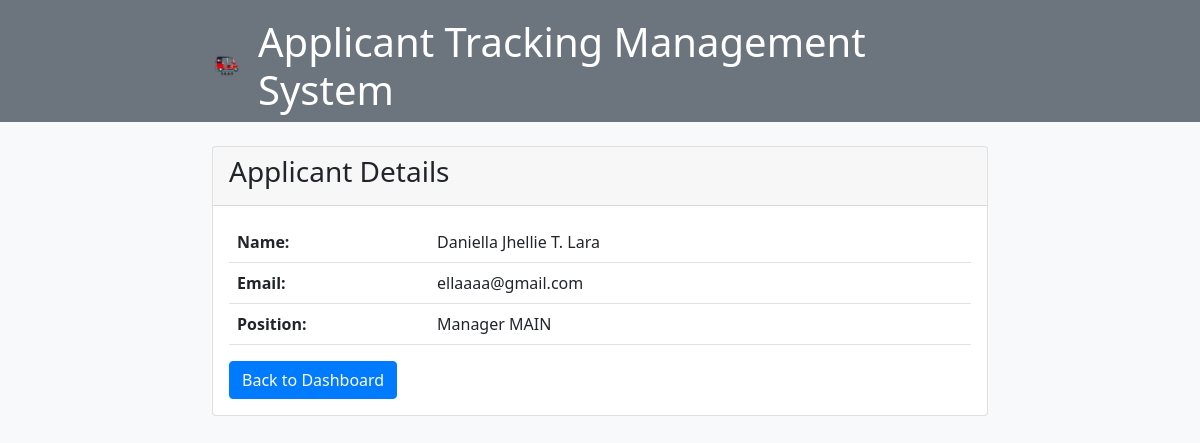
/admin/view_application.php?id=2402, run on the app's committed database.
### tables this page shows
CREATE TABLE `applications` (
  `id` int(11) NOT NULL,
  `name` varchar(255) NOT NULL,
  `email` varchar(255) NOT NULL,
  `position` varchar(255) NOT NULL,
  `status` varchar(255) NOT NULL
);

### admin/view_application.php (the view, shortened to what this page needs)
<?php
$conn = mysqli_connect('localhost', 'root', '', 'applicant');
if(isset($_GET['id']) && is_numeric($_GET['id'])) {
    $id = $_GET['id'];
    $sql = "SELECT * FROM applications WHERE id=$id";
    $result = mysqli_query($conn, $sql);
    if (mysqli_num_rows($result) == 1) {
        $row = mysqli_fetch_assoc($result);
    } else {
        echo "Application not found";
        exit();
    }
} else {
    echo "Invalid application ID";
    exit();
}
?>
<!DOCTYPE html>
<html lang="en">
<head>
    <link rel="stylesheet" href="bootstrap.min.css">
</head>
<body>
    <nav class="navbar navbar-expand-lg navbar-dark navbar-custom">
        <div class="container">
            <a class="navbar-brand" href="index.php">
                <img src="bomba.png" alt="ATS Logo" height="30">
            </a>
            <h1 class="m-auto">Applicant Tracking Management System</h1>
        </div>
    </nav>
    <div class="container">
        <div class="card mt-4">
            <div class="card-header">
                <h3 class="card-title">Applicant Details</h3>
            </div>
            <div class="card-body">
                <table class="table">
                    <tr>
                        <th style="width: 200px;">Name:</th>
                        <td><?php echo $row['name']; ?></td>
                    </tr>
                    <tr>
                        <th>Email:</th>
                        <td><?php echo $row['email']; ?></td>
                    </tr>
                    <tr>
                        <th>Position:</th>
                        <td><?php echo $row['position']; ?></td>
                    </tr>
                </table>
                <a href="index.php" class="btn btn-primary">Back to Dashboard</a>
            </div>
        </div>
    </div>
</body>
</html>

### admin/view_application.php (style rules this page uses)
body { background-color: #f8f9fa; }
.navbar-custom { background-color: #6c757d; color: white; }
.container { max-width: 800px; margin-top: 10px; }
.table th, .table td { border-top: none; }
.btn-primary { background-color: #007bff; border-color: #007bff; }

### data on the page
applications: name "Daniella Jhellie T. Lara", email "ellaaaa@gmail.com", position "Manager MAIN"
